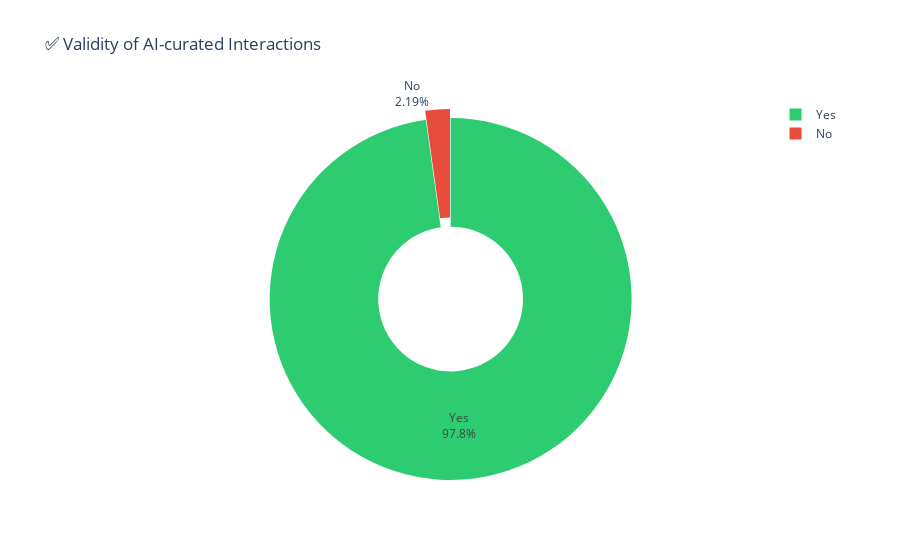

Notebook source saved alongside this figure:
### Code cell
valid_fig = px.pie(
    df,
    names='Is the interaction valid?',
    title='✅ Validity of AI-curated Interactions',
    color='Is the interaction valid?',
    color_discrete_map={'Yes': '#2ECC71', 'No': '#E74C3C'},
    hole=0.4
)
valid_fig.update_traces(textinfo='percent+label', pull=[0.05, 0])
valid_fig.update_layout(showlegend=True)
valid_fig.show()

### Figure 1 — Plotly figure (JSON) as saved in the notebook; plotly's stock layout.template omitted (floating-point values rounded to 4 significant figures; data arrays with more than 128 entries replaced by an {"elided": "..."} marker saying what was removed)
{"data": [{"customdata": {"elided": "137x1 str values"}, "domain": {"x": [0, 1], "y": [0, 1]}, "hole": 0.4, "hovertemplate": "Is the interaction valid?=%{customdata[0]}<extra></extra>", "labels": {"elided": "137 str values"}, "legendgroup": "", "marker": {"colors": {"elided": "137 str values"}}, "name": "", "pull": [0.05, 0], "showlegend": true, "textinfo": "percent+label", "type": "pie"}], "layout": {"legend": {"tracegroupgap": 0}, "showlegend": true, "title": {"text": "✅ Validity of AI-curated Interactions"}}}
